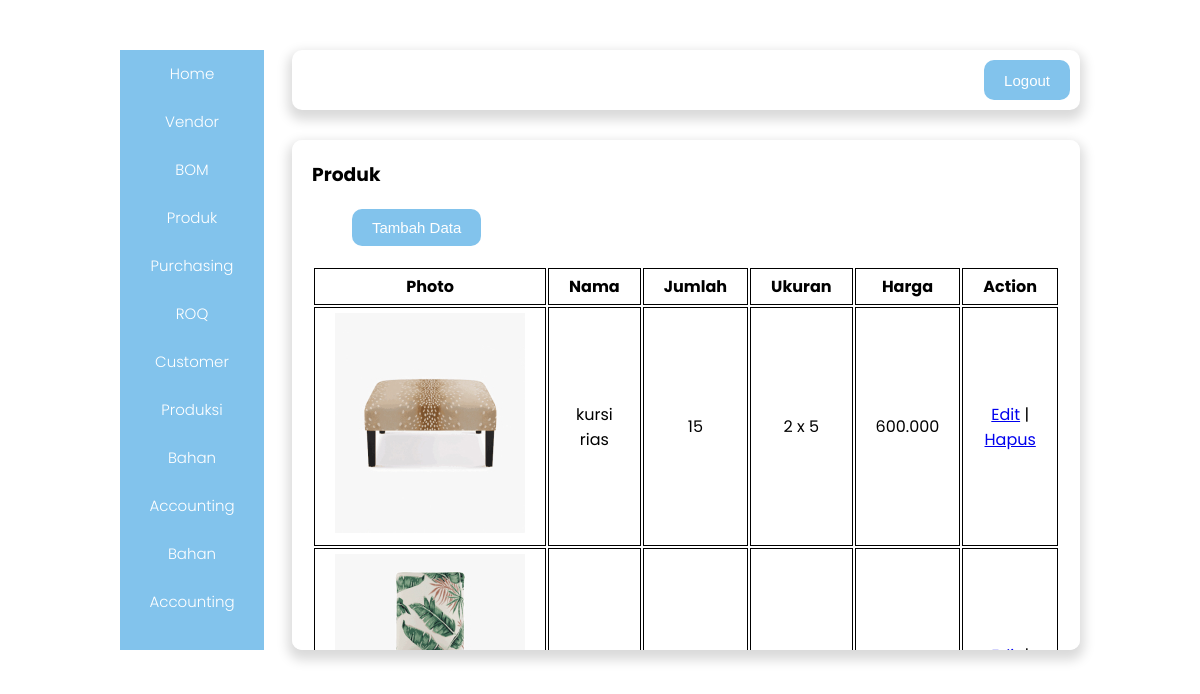
The app's page /Produk/Produk.php with its own data.
### tables this page shows
CREATE TABLE `tb_produk` (
  `id` int(7) NOT NULL,
  `nama` varchar(20) NOT NULL,
  `jumlah` varchar(10) NOT NULL,
  `ukuran` varchar(7) NOT NULL,
  `harga` varchar(20) NOT NULL,
  `photo` varchar(50) NOT NULL
);

### Produk/produk.php (the view, shortened to what this page needs)
<!DOCTYPE html>
<html lang="en">
<head>
    <link rel="stylesheet" href="../css/admin.css?v=<?php echo time (); ?>" />
</head>
<body>
    <div class="container">
        <div class="sidebar">
            <a href="../admin.php">Home</a>
            <a href="../Vendor/Vendor.php">Vendor</a>
            <a href="../BOM/BOM.php">BOM</a>
            <a href="produk.php">Produk</a>
            <a href="../Purchasing/Purchasing.php">Purchasing</a>
            <a href="../ROQ/ROQ.php">ROQ</a>
            <a href="../Customer/Customer.php">Customer</a>
            <a href="../Produksi/produksi.php">Produksi</a>
            <a href="../bahan/bahan.php">Bahan</a>
            <a href="../accounting/accounting.php">Accounting</a>
            <a href="../bahan/bahan.php">Bahan</a>
            <a href="../accounting/accounting.php">Accounting</a>
        </div>
        <div class="right_content">
            <div class="navbar">
                <img src="../assets/logo.png" alt="" />
                <button class="btn">
                    <a href="../logout.php">Logout</a>
                </button>
            </div>
            <div class="content">
                <h3>Produk</h3>
                <button type="button" class="btn btn-tambah">
                    <a href="Produk-entry.html">Tambah Data</a>
                </button>
                <table class="table-data">
                    <thead>
                        <tr>
                            <th style="width: 20%">Photo</th>
                            <th style="width: 20%">Nama</th>
                            <th style="width: 20%">Jumlah</th>
                            <th style="width: 20%">Ukuran</th>
                            <th style="width: 20%">Harga</th>
                            <th style="width: 20%">Action</th>
                        </tr>
                    </thead>
                    <tbody>
                        <?php
                        include '../koneksi.php';
                        $sql = "SELECT * FROM tb_produk";
                        $result = mysqli_query($koneksi, $sql);
                        while ($data = mysqli_fetch_assoc($result)) {
                            echo "
                                <tr>
                                    <td><img src='../pic/$data[photo]'></td>
                                    <td>$data[nama]</td>
                                    <td>$data[jumlah]</td>
                                    <td>$data[ukuran]</td>
                                    <td>$data[harga]</td>
                                    <td>
                                        <a href=produk-edit.php?id=$data[id]>Edit</a> |
                                        <a href=produk-hapus.php?id=$data[id]>Hapus</a>
                                    </td>
                                </tr>
                            ";
                        }
                        ?>
                    </tbody>
                </table>
            </div>
        </div>
    </div>
</body>
</html>

### css/admin.css (style rules this page uses)
* { margin: 0; padding: 0; box-sizing: border-box; }
body { font-family: "Poppins", sans-serif; }
.container { display: flex; width: 80%; height: 600px; margin: 50px auto; justify-content: space-between; }
.sidebar { display: flex; flex-direction: column; justify-content: center; align-items: center; flex-basis: 15%; background-color: #82C3EC; }
.sidebar a { text-decoration: none; color: white; margin-bottom: 25px; font-size: 15px; font-weight: 300; }
.right_content { flex-basis: 80%; align-items: center; }
.navbar { display: flex; justify-content: space-between; height: 10%; background-color: white; box-shadow: 0 6px 12px 4px rgba(0, 0, 0, 0.15); border-radius: 10px; padding: 10px; margin-bottom: 30px; }
.btn { background-color: #82C3EC; border: none; padding: 10px 20px; border-radius: 10px; font-size: 15px; cursor: pointer; color: white; }
.btn a { text-decoration: none; color: white; }
.btn-tambah { margin: 20px 0 0 40px; }
.content { background-color: white; box-shadow: 0 6px 12px 4px rgba(0, 0, 0, 0.15); height: 85%; border-radius: 10px; padding: 20px; overflow: auto; }
.table-data { text-align: center; margin: 20px auto; }
th,td { border: 1px solid black; padding: 5px 20px; }

### records on screen
tb_produk: photo (picture), nama "kursi rias", jumlah "15", ukuran "2 x 5", harga "600.000"
tb_produk: photo (picture)
